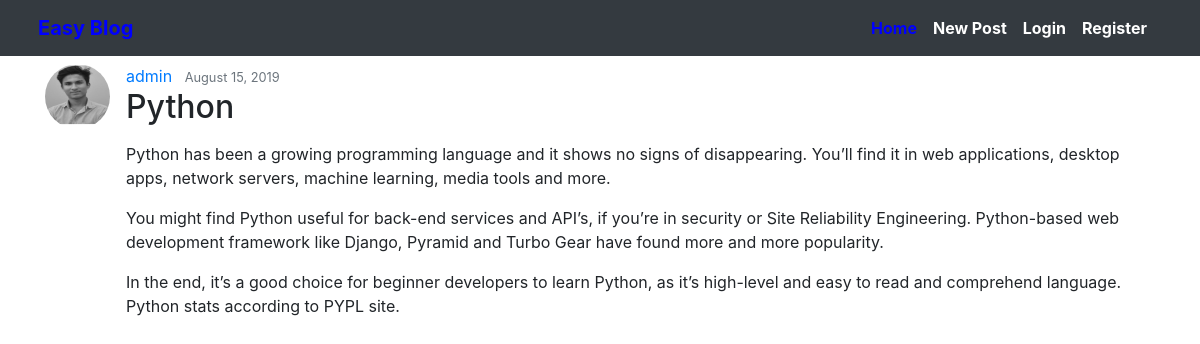
The app's page /post/2/ with its own data.
### blog/models.py (models this page shows, shortened)
class Post(models.Model):
    title = models.CharField(max_length=100)
    content = models.TextField()
    date_posted = models.DateTimeField(default=timezone.now)
    author = models.ForeignKey(User, on_delete=models.CASCADE)
    likes = models.ManyToManyField(User, related_name='likes', blank=True)

### users/models.py (models this page shows, shortened)
class Profile(models.Model):
	user = models.OneToOneField(User, on_delete=models.CASCADE)
	image = models.ImageField(default ='default.jpg', upload_to='profile_pics')

### blog/views.py (the view)
# urls.py: path('post/<int:pk>/', PostDetailView.as_view(), name='post-detail'),
class PostDetailView(DetailView):
    model = Post

### templates/blog/post_detail.html (shortened to what this page needs)
{% extends "entrance/base.html" %}
{% block content %}
  <article class="media content-section">
    <img class = 'rounded-circle'
         style="height: 65px;  width: 65px;  margin-right: 16px;"
         src="{{ object.author.profile.image.url }}">
    <div class="media-body">
      <div class="article-metadata">
        <a class="mr-2" href="{%url 'user-posts' object.author.username%}">{{ object.author }}</a>
        <small class="text-muted">{{ object.date_posted|date:"F d, Y" }}</small>
      </div>
      <h2 class="article-title">{{ object.title }}</h2>
      <p class="article-content">{{ object.content|linebreaks }}</p>
    </div>
  </article>
{% endblock content %}

### records on screen
Post: author.profile.image (picture), author "admin", date_posted "August 15, 2019", title "Python", content "Python has been a growing programming language and it shows no signs of disappearing. You’ll find it in web applications, desktop apps, network servers, machine learning, media tools and more. You might find Python useful for back-end services and API’s, if you’re in security or Site Reliability Engineering. Python-based web development framework like Django, Pyramid and Turbo Gear have found more and more popularity. In the end, it’s a good choice for beginner developers to learn Python, as it’s high-level and easy to read and comprehend language. Python stats according to PYPL site."
